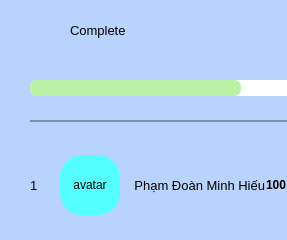
                        <widget class="QWidget" name="widget_43" native="true">
                         <property name="minimumSize">
                          <size>
                           <width>0</width>
                           <height>240</height>
                          </size>
                         </property>
                         <property name="maximumSize">
                          <size>
                           <width>16777215</width>
                           <height>240</height>
                          </size>
                         </property>
                         <property name="styleSheet">
                          <string notr="true">background-color:rgb(185, 212, 252);
border-radius : 15px</string>
                         </property>
                         <layout class="QVBoxLayout" name="verticalLayout_21">
                          <property name="spacing">
                           <number>0</number>
                          </property>
                          <property name="leftMargin">
                           <number>30</number>
                          </property>
                          <property name="topMargin">
                           <number>0</number>
                          </property>
                          <property name="rightMargin">
                           <number>0</number>
                          </property>
                          <property name="bottomMargin">
                           <number>0</number>
                          </property>
                          <item>
                           <widget class="QWidget" name="widget_51" native="true">
                            <property name="minimumSize">
                             <size>
                              <width>0</width>
                              <height>150</height>
                             </size>
                            </property>
                            <layout class="QVBoxLayout" name="verticalLayout_22">
                             <property name="spacing">
                              <number>0</number>
                             </property>
                             <property name="leftMargin">
                              <number>0</number>
                             </property>
                             <property name="topMargin">
                              <number>0</number>
                             </property>
                             <property name="rightMargin">
                              <number>0</number>
                             </property>
                             <property name="bottomMargin">
                              <number>0</number>
                             </property>
                             <item>
                              <widget class="QWidget" name="widget_54" native="true">
                               <layout class="QHBoxLayout" name="horizontalLayout_27">
                                <property name="spacing">
                                 <number>0</number>
                                </property>
                                <property name="leftMargin">
                                 <number>0</number>
                                </property>
                                <property name="topMargin">
                                 <number>0</number>
                                </property>
                                <property name="rightMargin">
                                 <number>0</number>
                                </property>
                                <property name="bottomMargin">
                                 <number>0</number>
                                </property>
                                <item>
                                 <widget class="QLabel" name="label_50">
                                  <property name="minimumSize">
                                   <size>
                                    <width>30</width>
                                    <height>30</height>
                                   </size>
                                  </property>
                                  <property name="maximumSize">
                                   <size>
                                    <width>40</width>
                                    <height>30</height>
                                   </size>
                                  </property>
                                  <property name="text">
                                   <string/>
                                  </property>
                                  <property name="pixmap">
                                   <pixmap>C:/Users/ADMIN/Downloads/Vector_2.png</pixmap>
                                  </property>
                                  <property name="alignment">
                                   <set>Qt::AlignCenter</set>
                                  </property>
                                 </widget>
                                </item>
                                <item>
                                 <widget class="QLabel" name="label_51">
                                  <property name="font">
                                   <font>
                                    <pointsize>10</pointsize>
                                   </font>
                                  </property>
                                  <property name="text">
                                   <string>Complete</string>
                                  </property>
                                 </widget>
                                </item>
                               </layout>
                              </widget>
                             </item>
                             <item>
                              <widget class="QWidget" name="widget_55" native="true">
                               <widget class="QLabel" name="label_52">
                                <property name="geometry">
                                 <rect>
                                  <x>0</x>
                                  <y>20</y>
                                  <width>421</width>
                                  <height>16</height>
                                 </rect>
                                </property>
                                <property name="styleSheet">
                                 <string notr="true">background-color: rgb(255, 255, 255);
border-radius : 7px</string>
                                </property>
                                <property name="text">
                                 <string/>
                                </property>
                               </widget>
                               <widget class="QLabel" name="label_53">
                                <property name="geometry">
                                 <rect>
                                  <x>0</x>
                                  <y>20</y>
                                  <width>211</width>
                                  <height>16</height>
                                 </rect>
                                </property>
                                <property name="styleSheet">
                                 <string notr="true">background-color: rgb(185, 242, 165);
border-radius : 7px</string>
                                </property>
                                <property name="text">
                                 <string/>
                                </property>
                               </widget>
                               <widget class="QLabel" name="label_54">
                                <property name="geometry">
                                 <rect>
                                  <x>370</x>
                                  <y>0</y>
                                  <width>55</width>
                                  <height>16</height>
                                 </rect>
                                </property>
                                <property name="text">
                                 <string>50%</string>
                                </property>
                               </widget>
                              </widget>
                             </item>
                             <item>
                              <widget class="QWidget" name="widget_56" native="true">
                               <property name="maximumSize">
                                <size>
                                 <width>420</width>
                                 <height>30</height>
                                </size>
                               </property>
                               <property name="styleSheet">
                                <string notr="true">border-top: 2px solid rgb(125, 145, 170);
border-radius : none</string>
                               </property>
                              </widget>
                             </item>
                            </layout>
                           </widget>
                          </item>
                          <item>
                           <widget class="QWidget" name="widget_57" native="true">
                            <property name="minimumSize">
                             <size>
                              <width>0</width>
                              <height>60</height>
                             </size>
                            </property>
                            <property name="maximumSize">
                             <size>
                              <width>16777215</width>
                              <height>50</height>
                             </size>
                            </property>
                            <layout class="QHBoxLayout" name="horizontalLayout_26">
                             <property name="spacing">
                              <number>0</number>
                             </property>
                             <property name="leftMargin">
                              <number>0</number>
                             </property>
                             <property name="topMargin">
                              <number>0</number>
                             </property>
                             <property name="rightMargin">
                              <number>0</number>
                             </property>
                             <property name="bottomMargin">
                              <number>0</number>
                             </property>
                             <item>
                              <widget class="QLabel" name="label_48">
                               <property name="minimumSize">
                                <size>
                                 <width>30</width>
                                 <height>0</height>
                                </size>
                               </property>
                               <property name="maximumSize">
                                <size>
                                 <width>30</width>
                                 <height>30</height>
                                </size>
                               </property>
                               <property name="font">
                                <font>
                                 <pointsize>10</pointsize>
                                </font>
                               </property>
                               <property name="text">
                                <string>1</string>
                               </property>
                              </widget>
                             </item>
                             <item>
                              <widget class="QLabel" name="label_49">
                               <property name="minimumSize">
                                <size>
                                 <width>60</width>
                                 <height>60</height>
                                </size>
                               </property>
                               <property name="maximumSize">
                                <size>
                                 <width>50</width>
                                 <height>60</height>
                                </size>
                               </property>
                               <property name="styleSheet">
                                <string notr="true">background-color: rgb(85, 255, 255);
border-radius : 22px;</string>
                               </property>
                               <property name="text">
                                <string>avatar</string>
                               </property>
                               <property name="alignment">
                                <set>Qt::AlignCenter</set>
                               </property>
                              </widget>
                             </item>
                             <item>
                              <widget class="QLabel" name="label_46">
                               <property name="font">
                                <font>
                                 <pointsize>10</pointsize>
                                </font>
                               </property>
                               <property name="text">
                                <string>    Phạm Đoàn Minh Hiếu</string>
                               </property>
                               <property name="alignment">
                                <set>Qt::AlignLeading|Qt::AlignLeft|Qt::AlignVCenter</set>
                               </property>
                              </widget>
                             </item>
                             <item>
                              <widget class="QLabel" name="label_47">
                               <property name="minimumSize">
                                <size>
                                 <width>0</width>
                                 <height>50</height>
                                </size>
                               </property>
                               <property name="maximumSize">
                                <size>
                                 <width>50</width>
                                 <height>16777215</height>
                                </size>
                               </property>
                               <property name="font">
                                <font>
                                 <pointsize>9</pointsize>
                                 <weight>75</weight>
                                 <bold>true</bold>
                                </font>
                               </property>
                               <property name="text">
                                <string>100</string>
                               </property>
                              </widget>
                             </item>
                            </layout>
                           </widget>
                          </item>
                          <item>
                           <spacer name="verticalSpacer_4">
                            <property name="orientation">
                             <enum>Qt::Vertical</enum>
                            </property>
                            <property name="sizeHint" stdset="0">
                             <size>
                              <width>20</width>
                              <height>27</height>
                             </size>
                            </property>
                           </spacer>
                          </item>
                         </layout>
                        </widget>
